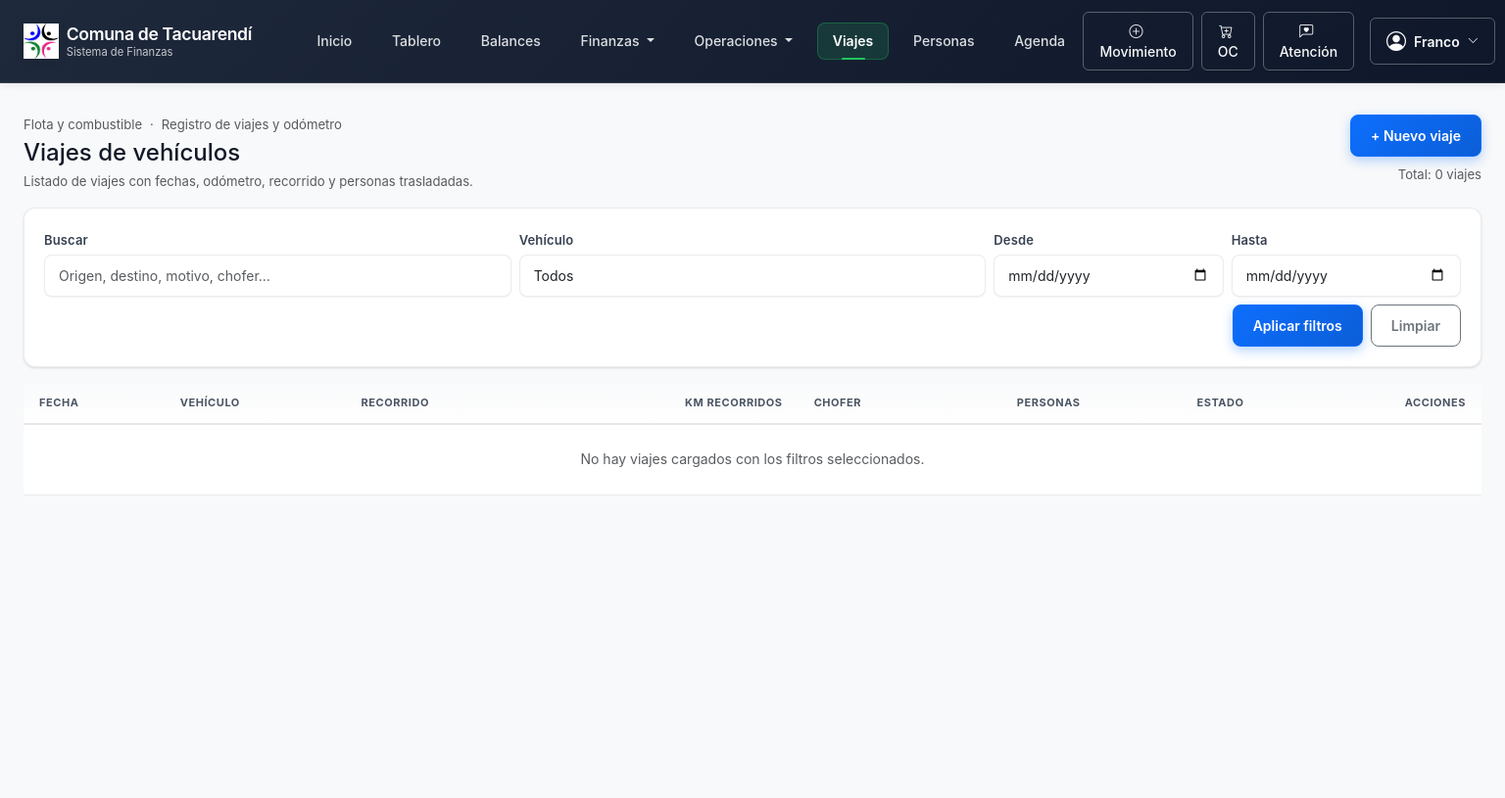
Page /flota/viajes/ (signed in) on the earlier database version.
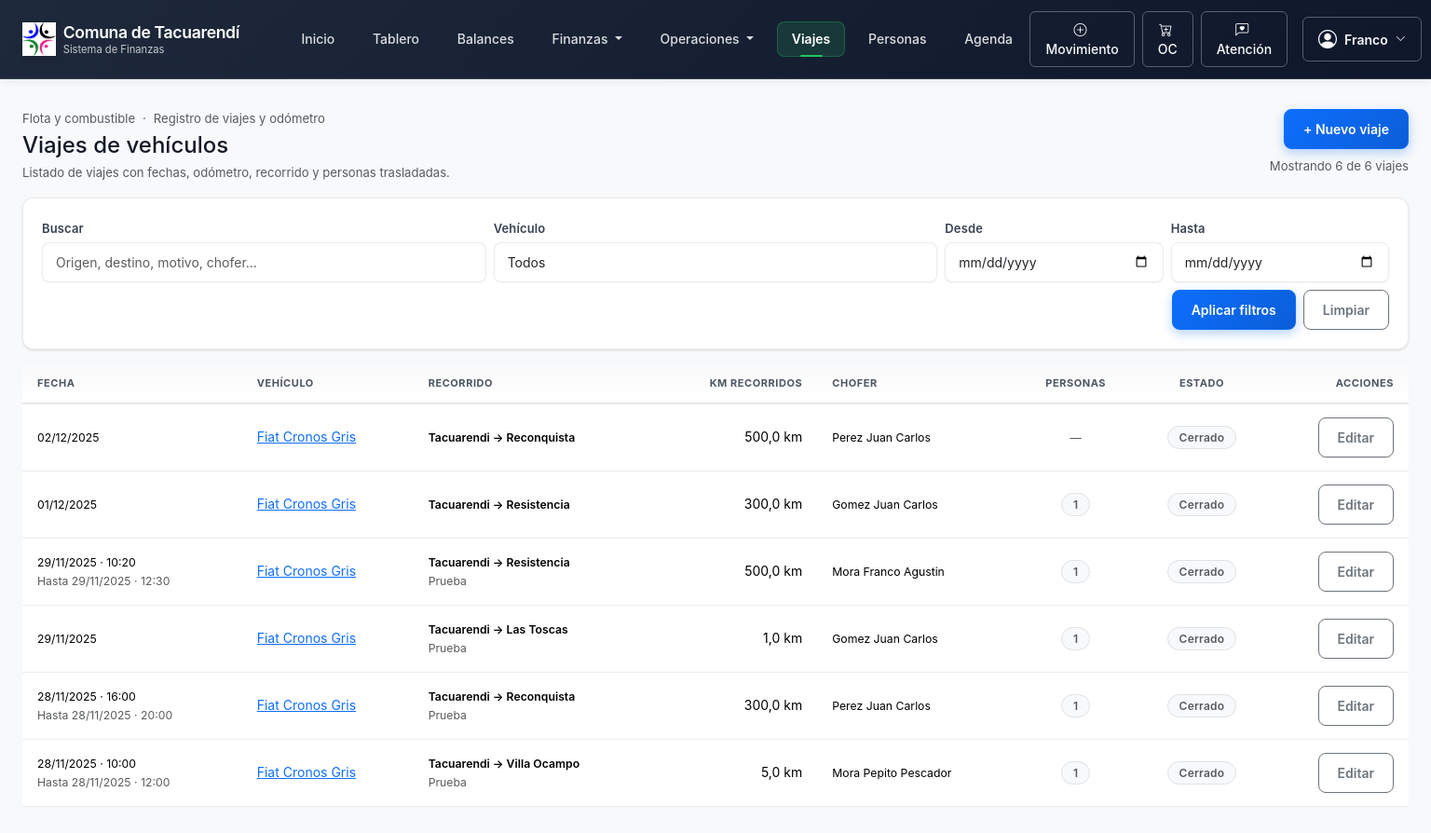
Same page on the later database version.
### finanzas/models.py (models this page shows, shortened)
class ViajeVehiculo(models.Model):
    TIPO_RECORRIDO_URBANO = "URBANO"
    TIPO_RECORRIDO_RUTA = "RUTA"
    TIPO_RECORRIDO_COMISION = "COMISION"
    TIPO_RECORRIDO_OTRO = "OTRO"
    TIPO_RECORRIDO_CHOICES = [
        (TIPO_RECORRIDO_URBANO, "Urbano / pueblo"),
        (TIPO_RECORRIDO_RUTA, "Ruta / viaje largo"),
        (TIPO_RECORRIDO_COMISION, "Comisión / trámites"),
        (TIPO_RECORRIDO_OTRO, "Otro"),
    ]
    ESTADO_BORRADOR = "BORRADOR"
    ESTADO_CERRADO = "CERRADO"
    ESTADO_ANULADO = "ANULADO"
    ESTADO_CHOICES = [
        (ESTADO_BORRADOR, "Borrador"),
        (ESTADO_CERRADO, "Cerrado"),
        (ESTADO_ANULADO, "Anulado"),
    ]
    vehiculo = models.ForeignKey(
        Vehiculo,
        on_delete=models.PROTECT,
        related_name="viajes_vehiculo",
    )
    area = models.ForeignKey(
        Area,
        on_delete=models.SET_NULL,
        null=True,
        blank=True,
        related_name="viajes_vehiculo",
        help_text="Área responsable del uso del vehículo en este viaje.",
    )
    chofer = models.ForeignKey(
        Beneficiario,
        on_delete=models.SET_NULL,
        null=True,
        blank=True,
        related_name="viajes_como_chofer",
        help_text="Chofer o responsable del vehículo (si está cargado en el censo).",
    )
    chofer_nombre = models.CharField(
        max_length=150,
        blank=True,
        help_text="Nombre del chofer / responsable (texto libre, para casos sin censo).",
    )
    fecha_salida = models.DateField()
    hora_salida = models.TimeField(null=True, blank=True)
    fecha_regreso = models.DateField(null=True, blank=True)
    hora_regreso = models.TimeField(null=True, blank=True)
    odometro_inicial = models.PositiveIntegerField(
        help_text="Lectura de odómetro al momento de la salida (km)."
    )
    odometro_final = models.PositiveIntegerField(
        null=True,
        blank=True,
        help_text="Lectura de odómetro al regreso (km).",
    )
    horometro_inicial = models.DecimalField(
        max_digits=10,
        decimal_places=1,
        null=True,
        blank=True,
        help_text="Horómetro al salir (si aplica, ej: máquinas).",
    )
    horometro_final = models.DecimalField(
        max_digits=10,
        decimal_places=1,
        null=True,
        blank=True,
        help_text="Horómetro al regresar (si aplica).",
    )
    litros_tanque_inicio = models.DecimalField(
        max_digits=8,
        decimal_places=2,
        null=True,
        blank=True,
        help_text="Litros aproximados en tanque al salir (opcional).",
    )
    litros_tanque_fin = models.DecimalField(
        max_digits=8,
        decimal_places=2,
        null=True,
        blank=True,
        help_text="Litros aproximados en tanque al regresar (opcional).",
    )
    tipo_recorrido = models.CharField(
        max_length=20,
        choices=TIPO_RECORRIDO_CHOICES,
        default=TIPO_RECORRIDO_OTRO,
    )
    origen = models.CharField(
        max_length=200,
        help_text="Origen principal del viaje (ej: Tacuarendí - Comuna).",
    )
    destino = models.CharField(
        max_length=200,
        help_text="Destino principal del viaje (ej: Reconquista - Banco / AFIP).",
    )
    motivo = models.CharField(
        max_length=255,
        blank=True,
        help_text="Motivo general del viaje (comisión, traslado de personas, compras, etc.).",
    )
    observaciones = models.TextField(blank=True)
    beneficiarios = models.ManyToManyField(
        Beneficiario,
        related_name="viajes_trasladado",
        blank=True,
        help_text="Personas trasladadas en este viaje (si aplica).",
    )
    otros_beneficiarios = models.CharField(
        max_length=255,
        blank=True,
        help_text="Texto libre para familias/grupos no cargados en el censo. Ej: 'Familia Pérez', 'Delegación club X'.",
    )
    cargas_combustible = models.ManyToManyField(
        "Movimiento",
        related_name="viajes_combustible",
        blank=True,
        help_text=(
            "Movimientos de combustible asociados al viaje. "
            "El sistema puede sugerir automáticamente según fecha/vehículo, "
            "pero siempre se puede ajustar manualmente."
        ),
    )
    estado = models.CharField(
        max_length=15,
        choices=ESTADO_CHOICES,
        default=ESTADO_BORRADOR,
    )
    creado_por = models.ForeignKey(
        settings.AUTH_USER_MODEL,
        on_delete=models.SET_NULL,
        null=True,
        blank=True,
        related_name="viajes_creados",
    )
    actualizado_por = models.ForeignKey(
        settings.AUTH_USER_MODEL,
        on_delete=models.SET_NULL,
        null=True,
        blank=True,
        related_name="viajes_actualizados",
    )
    fecha_creacion = models.DateTimeField(auto_now_add=True)
    actualizado_en = models.DateTimeField(auto_now=True)
    class Meta:
        verbose_name = "Viaje de vehículo"
        verbose_name_plural = "Viajes de vehículos"
        ordering = ["-fecha_salida", "-id"]
    @property
    def km_recorridos(self) -> int:
        if self.odometro_inicial is None or self.odometro_final is None:
            return 0
        if self.odometro_final < self.odometro_inicial:
            return 0
        return self.odometro_final - self.odometro_inicial

class Vehiculo(models.Model):
    patente = models.CharField(max_length=20, unique=True)
    descripcion = models.CharField(max_length=200, blank=True)
    area = models.ForeignKey("Area", on_delete=models.SET_NULL, null=True, blank=True)
    activo = models.BooleanField(default=True)
    kilometraje_referencia = models.PositiveIntegerField(
        null=True,
        blank=True,
        help_text="Kilometraje de referencia (último servicio / alta). Opcional.",
    )
    horometro_referencia = models.DecimalField(
        max_digits=10,
        decimal_places=1,
        null=True,
        blank=True,
        help_text="Horómetro de referencia (si aplica). Opcional.",
    )
    class Meta:
        verbose_name = "Vehículo"
        verbose_name_plural = "Vehículos"

class Beneficiario(models.Model):
    TIPO_VINCULO_NINGUNO = "NINGUNO"
    TIPO_VINCULO_PLANTA = "PLANTA"
    TIPO_VINCULO_JORNAL = "JORNAL"
    TIPO_VINCULO_EVENTUAL = "EVENTUAL"
    TIPO_VINCULO_HONORARIO = "HONORARIO"
    TIPO_VINCULO_CHOICES = [
        (TIPO_VINCULO_NINGUNO, "Sin vínculo laboral"),
        (TIPO_VINCULO_PLANTA, "Planta permanente"),
        (TIPO_VINCULO_JORNAL, "Jornalizado"),
        (TIPO_VINCULO_EVENTUAL, "Eventual / changuista"),
        (TIPO_VINCULO_HONORARIO, "Honorarios / contratad@"),
    ]
    nombre = models.CharField(max_length=100)
    apellido = models.CharField(max_length=100)
    dni = models.CharField(max_length=20, blank=True, db_index=True)
    direccion = models.CharField(max_length=255, blank=True)
    barrio = models.CharField(max_length=100, blank=True)
    telefono = models.CharField(max_length=50, blank=True)
    notas = models.TextField(blank=True)
    paga_servicios = models.BooleanField(
        default=False,
        help_text="Indica si esta persona paga servicios a la comuna (agua, tasas, etc.).",
    )
    detalle_servicios = models.CharField(
        max_length=255,
        blank=True,
        help_text="Detalle del servicio (N° conexión, lote, referencia de pago, etc.).",
    )
    tipo_vinculo = models.CharField(
        max_length=20,
        choices=TIPO_VINCULO_CHOICES,
        default=TIPO_VINCULO_NINGUNO,
        help_text="Vínculo laboral con la comuna (planta, jornal, eventual, honorarios).",
    )
    sector_laboral = models.ForeignKey(
        "Area",
        on_delete=models.SET_NULL,
        null=True,
        blank=True,
        related_name="beneficiarios_laborales",
        help_text="Área o sector en el que trabaja para la comuna (si corresponde).",
    )
    percibe_beneficio = models.BooleanField(
        default=False,
        help_text="Indica si percibe pensión o algún beneficio social (AUH, PNC, jubilación, etc.).",
    )
    beneficio_detalle = models.CharField(
        max_length=255,
        blank=True,
        help_text="Ej: AUH, Pensión no contributiva, Jubilación mínima, Potenciar Trabajo, Tarjeta Alimentar, etc.",
    )
    beneficio_organismo = models.CharField(
        max_length=120,
        blank=True,
        help_text="Organismo que lo otorga. Ej: ANSES, Provincia, Comuna, ONG, etc.",
    )
    beneficio_monto_aprox = models.DecimalField(
        max_digits=12,
        decimal_places=2,
        null=True,
        blank=True,
        help_text="Monto aproximado mensual (si se conoce).",
    )
    activo = models.BooleanField(default=True)
    class Meta:
        verbose_name = "Beneficiario"
        verbose_name_plural = "Beneficiarios"

### finanzas/views_flota.py (the view, shortened to what this page needs)
# urls.py: path("flota/viajes/", ViajeVehiculoListView.as_view(), name="viaje_vehiculo_list"),
class ViajeVehiculoListView(FlotaAccessMixin, ListView):
    model = ViajeVehiculo
    template_name = "finanzas/viaje_vehiculo_list.html"
    context_object_name = "viajes"
    paginate_by = 25
    def get_queryset(self):
        qs = (
            ViajeVehiculo.objects.select_related("vehiculo", "area", "chofer")
            .prefetch_related("beneficiarios")
        )
        vehiculo_id = (self.request.GET.get("vehiculo") or "").strip()
        fecha_desde = _parse_date_or_none(self.request.GET.get("desde"))
        fecha_hasta = _parse_date_or_none(self.request.GET.get("hasta"))
        q = (self.request.GET.get("q") or "").strip()
        estado = (self.request.GET.get("estado") or "").strip()
        if vehiculo_id:
            qs = qs.filter(vehiculo_id=vehiculo_id)
        qs = _viaje_aplicar_filtro_fecha(qs, fecha_desde, fecha_hasta)
        if estado and estado != "TODOS":
            qs = qs.filter(estado=estado)
        qs = _viaje_order_by_reciente(qs)
        return qs
    def get_context_data(self, **kwargs):
        ctx = super().get_context_data(**kwargs)
        viajes = self.object_list
        total_km = Decimal("0.00")
        viajes_con_km = 0
        for v in viajes:
            km = getattr(v, "km_recorridos", None)
            if km is None and v.odometro_inicial is not None and v.odometro_final is not None:
                km = v.odometro_final - v.odometro_inicial
            if km:
                try:
                    km_val = Decimal(km)
                except Exception:
                    km_val = Decimal(str(km))
                if km_val > 0:
                    total_km += km_val
                    viajes_con_km += 1
        vehiculo_id = (self.request.GET.get("vehiculo") or "").strip()
        estado = (self.request.GET.get("estado") or "").strip() or "TODOS"
        ctx.update(
            {
                "vehiculos": Vehiculo.objects.filter(activo=True).order_by(
                    "patente", "descripcion"
                ),
                "fecha_desde": _parse_date_or_none(self.request.GET.get("desde")),
                "fecha_hasta": _parse_date_or_none(self.request.GET.get("hasta")),
                "vehiculo_actual": vehiculo_id,
                "estado_actual": estado,
                "q": (self.request.GET.get("q") or "").strip(),
                "total_km_listado": total_km,
                "total_viajes_listado": viajes.count(),
                "total_viajes_con_km_listado": viajes_con_km,
            }
        )
        ctx.update(_roles_ctx(self.request.user))
        return ctx

### finanzas/templates/finanzas/viaje_vehiculo_list.html (shortened to what the changed rows need)
{% extends "finanzas/base.html" %}
{% block content %}
<div class="d-flex justify-content-between align-items-start flex-wrap gap-2 mb-3">
  <div>
    <h1 class="h4 mb-1">Viajes de vehículos</h1>
  </div>
  <div class="d-flex flex-column align-items-end gap-2">
    <a href="{% url 'finanzas:viaje_vehiculo_create' %}" class="btn btn-primary btn-sm">
      + Nuevo viaje
    </a>
    <span class="small text-muted">
      {% if page_obj %}
        Mostrando {{ page_obj.object_list|length }} de {{ page_obj.paginator.count }} viajes
      {% else %}
        Total: {{ viajes|length }} viaje{{ viajes|length|pluralize:"s" }}
      {% endif %}
    </span>
  </div>
</div>
<div class="table-responsive">
  <table class="table table-sm align-middle">
    <thead class="table-light">
      <tr>
        <th>Fecha</th>
        <th>Vehículo</th>
        <th>Recorrido</th>
        <th class="text-end">Km recorridos</th>
        <th>Chofer</th>
        <th class="text-center">Personas</th>
        <th class="text-center">Estado</th>
        <th class="text-end">Acciones</th>
      </tr>
    </thead>
    <tbody>
      {% if viajes %}
        {% for viaje in viajes %}
          <tr>
            <td>
              <div class="small">
                {{ viaje.fecha_salida|date:"d/m/Y" }}
                {% if viaje.hora_salida %}
                  · {{ viaje.hora_salida|time:"H:i" }}
                {% endif %}
              </div>
              {% if viaje.fecha_regreso %}
                <div class="text-muted small">
                  Hasta {{ viaje.fecha_regreso|date:"d/m/Y" }}
                  {% if viaje.hora_regreso %}
                    · {{ viaje.hora_regreso|time:"H:i" }}
                  {% endif %}
                </div>
              {% endif %}
            </td>
            <td>
              {% if viaje.vehiculo %}
                <a href="{% url 'finanzas:vehiculo_detail' viaje.vehiculo.pk %}">
                  {{ viaje.vehiculo.patente }}
                </a>
              {% else %}
                —
              {% endif %}
            </td>
            <td>
              <div class="small fw-semibold">
                {{ viaje.origen|default:"(Origen sin especificar)" }}
                {% if viaje.destino %}
                  &rarr; {{ viaje.destino }}
                {% endif %}
              </div>
              {% if viaje.motivo %}
                <div class="text-muted small">
                  {{ viaje.motivo }}
                </div>
              {% endif %}
            </td>
            <td class="text-end">
              {% if viaje.km_recorridos %}
                {{ viaje.km_recorridos|floatformat:1 }} km
              {% else %}
                —
              {% endif %}
            </td>
            <td>
              {% if viaje.chofer %}
                <div class="small">
                  {{ viaje.chofer.apellido }} {{ viaje.chofer.nombre }}
                </div>
              {% elif viaje.chofer_nombre %}
                <div class="small">
                  {{ viaje.chofer_nombre }}
                </div>
              {% else %}
                <span class="text-muted small">Sin chofer cargado</span>
              {% endif %}
            </td>
            <td class="text-center">
              {% with cant=viaje.beneficiarios.count %}
                {% if cant or viaje.otros_beneficiarios %}
                  <span class="badge bg-light text-muted border small">
                    {% if cant %}{{ cant }}{% else %}0{% endif %}
                  </span>
                {% else %}
                  <span class="text-muted small">—</span>
                {% endif %}
              {% endwith %}
            </td>
            <td class="text-center">
              <span class="badge bg-light text-muted border small">
                {{ viaje.get_estado_display }}
              </span>
            </td>
            <td class="text-end">
              <div class="btn-group btn-group-sm" role="group">
                <a href="{% url 'finanzas:viaje_vehiculo_update' viaje.pk %}" class="btn btn-outline-secondary">
                  Editar
                </a>
              </div>
            </td>
          </tr>
        {% endfor %}
      {% else %}
        <tr>
          <td colspan="8" class="text-center text-muted py-4">
            No hay viajes cargados con los filtros seleccionados.
          </td>
        </tr>
      {% endif %}
    </tbody>
  </table>
</div>
{% endblock %}

Differences in the rows shown:
added ViajeVehiculo: fecha_salida "02/12/2025", vehiculo.patente "Fiat Cronos Gris", origen "Tacuarendi", destino "Reconquista", km_recorridos "500,0", chofer.apellido "Perez", chofer.nombre "Juan Carlos", estado "Cerrado"
added ViajeVehiculo: fecha_salida "01/12/2025", vehiculo.patente "Fiat Cronos Gris", origen "Tacuarendi", destino "Resistencia", km_recorridos "300,0", chofer.apellido "Gomez", chofer.nombre "Juan Carlos", beneficiarios.count "1", estado "Cerrado"
added ViajeVehiculo: fecha_salida "29/11/2025", hora_salida "10:20", fecha_regreso "29/11/2025", hora_regreso "12:30", vehiculo.patente "Fiat Cronos Gris", origen "Tacuarendi", destino "Resistencia", motivo "Prueba", km_recorridos "500,0", chofer.apellido "Mora", chofer.nombre "Franco Agustin", beneficiarios.count "1", estado "Cerrado"
added ViajeVehiculo: fecha_salida "29/11/2025", vehiculo.patente "Fiat Cronos Gris", origen "Tacuarendi", destino "Las Toscas", motivo "Prueba", km_recorridos "1,0", chofer.apellido "Gomez", chofer.nombre "Juan Carlos", beneficiarios.count "1", estado "Cerrado"
added ViajeVehiculo: fecha_salida "28/11/2025", hora_salida "16:00", fecha_regreso "28/11/2025", hora_regreso "20:00", vehiculo.patente "Fiat Cronos Gris", origen "Tacuarendi", destino "Reconquista", motivo "Prueba", km_recorridos "300,0", chofer.apellido "Perez", chofer.nombre "Juan Carlos", beneficiarios.count "1", estado "Cerrado"
added ViajeVehiculo: fecha_salida "28/11/2025", hora_salida "10:00", fecha_regreso "28/11/2025", hora_regreso "12:00", vehiculo.patente "Fiat Cronos Gris", origen "Tacuarendi", destino "Villa Ocampo", motivo "Prueba", km_recorridos "5,0", chofer.apellido "Mora", chofer.nombre "Pepito Pescador", beneficiarios.count "1", estado "Cerrado"
Other differences:
{{ page_obj.object_list|length }}: (not shown) → "6"
{{ page_obj.paginator.count }}: (not shown) → "6"
{{ viajes|length }}: "0" → (not shown)
text no longer shown: "Total: viaje No hay viajes cargados con los filtros seleccionados."
text now shown: "Mostrando de viajes"
